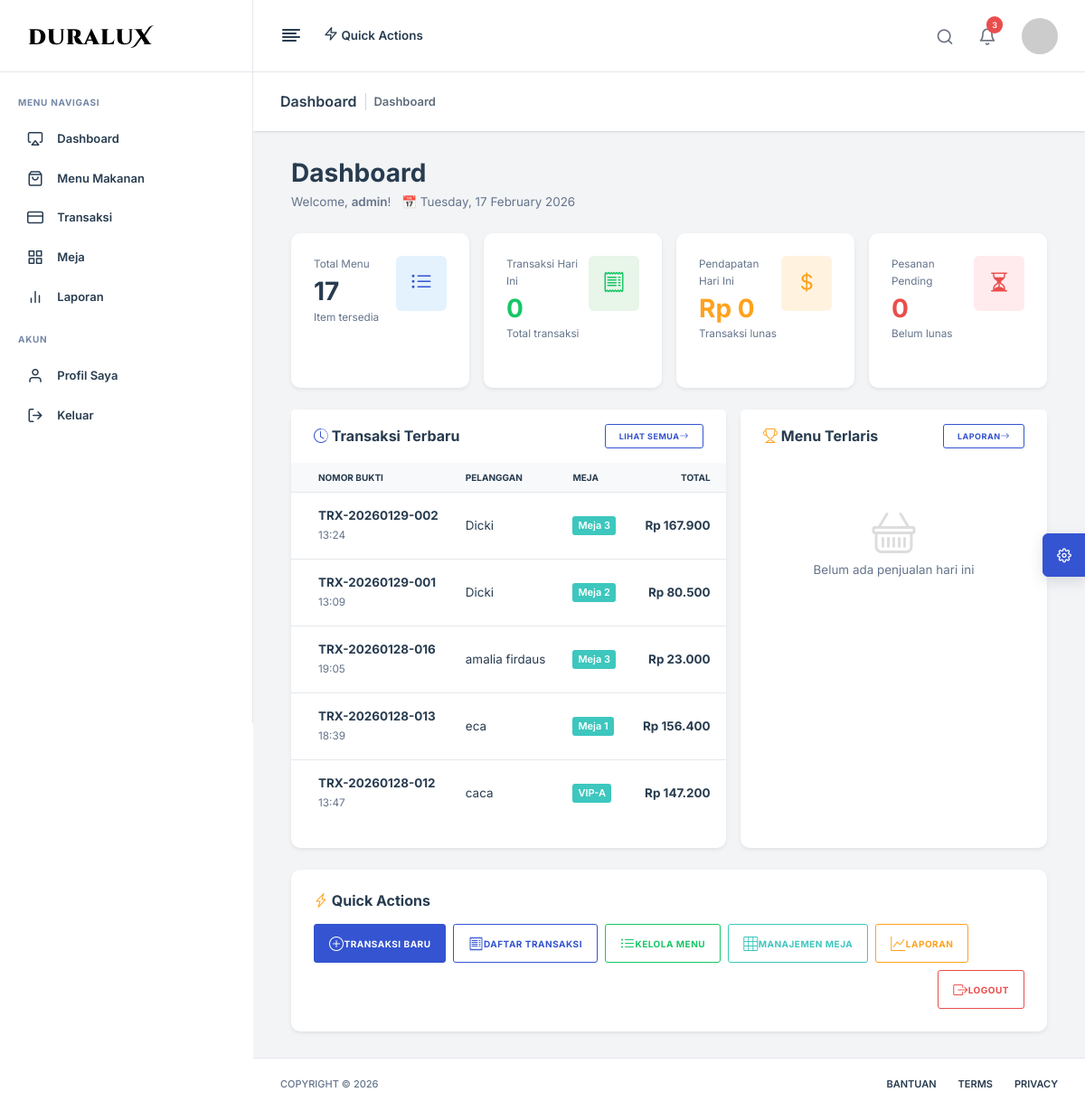
/admin/index.php (signed in), run on the app's committed database.
### tables this page shows
CREATE TABLE `transaksi` (
  `nomor_bukti` varchar(30) NOT NULL,
  `tanggal` date NOT NULL,
  `waktu` time NOT NULL DEFAULT curtime(),
  `id_meja` int(11) DEFAULT NULL,
  `nama_pelanggan` varchar(100) DEFAULT NULL,
  `kasir` varchar(100) DEFAULT NULL COMMENT 'Nama kasir yang membuat transaksi',
  `kasir_bayar` varchar(100) DEFAULT NULL COMMENT 'Nama kasir yang memproses pembayaran',
  `total_bayar` decimal(12,2) NOT NULL DEFAULT 0.00,
  `tax_amount` decimal(12,2) NOT NULL DEFAULT 0.00 COMMENT 'Jumlah pajak',
  `service_amount` decimal(12,2) NOT NULL DEFAULT 0.00 COMMENT 'Biaya service',
  `grand_total` decimal(12,2) NOT NULL DEFAULT 0.00 COMMENT 'Total akhir (sudah include tax & service)',
  `status_bayar` enum('lunas','belum_lunas','pending') NOT NULL DEFAULT 'belum_lunas',
  `metode_pembayaran` enum('tunai','debit_card','qris') DEFAULT NULL COMMENT 'Metode pembayaran yang digunakan',
  `jumlah_bayar` decimal(12,2) DEFAULT NULL COMMENT 'Jumlah uang yang dibayarkan (khusus tunai)',
  `kembalian` decimal(12,2) DEFAULT NULL COMMENT 'Uang kembalian (khusus tunai)',
  `catatan` text DEFAULT NULL,
  `created_at` timestamp NOT NULL DEFAULT current_timestamp()
);

CREATE TABLE `meja` (
  `id_meja` int(11) NOT NULL,
  `nomor_meja` varchar(50) NOT NULL COMMENT 'Nomor/nama meja (contoh: Meja 1, VIP-A)',
  `kapasitas` int(11) NOT NULL DEFAULT 4 COMMENT 'Jumlah kursi/orang yang bisa duduk',
  `status` enum('kosong','terisi','reserved') NOT NULL DEFAULT 'kosong' COMMENT 'Status ketersediaan meja',
  `lokasi` varchar(100) DEFAULT NULL COMMENT 'Lokasi meja (contoh: Lantai 1, Area Outdoor)',
  `deskripsi` text DEFAULT NULL COMMENT 'Keterangan tambahan',
  `created_at` timestamp NOT NULL DEFAULT current_timestamp(),
  `updated_at` timestamp NOT NULL DEFAULT current_timestamp() ON UPDATE current_timestamp()
);

### admin/index.php (the view, shortened to what this page needs)
<?php
require_once '../config/database.php';
$current_user = $_SESSION['username'] ?? 'Admin';
$query_menu = "SELECT COUNT(*) as total FROM menu";
$result_menu = mysqli_query($connection, $query_menu);
$total_menu = mysqli_fetch_assoc($result_menu)['total'];
$today = date('Y-m-d');
$query_transaksi_today = "SELECT COUNT(*) as total FROM transaksi WHERE tanggal = ?";
$stmt = mysqli_prepare($connection, $query_transaksi_today);
mysqli_stmt_bind_param($stmt, "s", $today);
mysqli_stmt_execute($stmt);
$result_transaksi_today = mysqli_stmt_get_result($stmt);
$transaksi_hari_ini = mysqli_fetch_assoc($result_transaksi_today)['total'];
$query_pendapatan_today = "SELECT SUM(grand_total) as total FROM transaksi WHERE tanggal = ? AND status_bayar = 'lunas'";
$stmt = mysqli_prepare($connection, $query_pendapatan_today);
mysqli_stmt_bind_param($stmt, "s", $today);
mysqli_stmt_execute($stmt);
$result_pendapatan = mysqli_stmt_get_result($stmt);
$pendapatan_hari_ini = mysqli_fetch_assoc($result_pendapatan)['total'] ?? 0;
$query_pending = "SELECT COUNT(*) as total FROM transaksi WHERE status_bayar != 'lunas'";
$result_pending = mysqli_query($connection, $query_pending);
$pesanan_pending = mysqli_fetch_assoc($result_pending)['total'];
$query_latest = "SELECT t.*, m.nomor_meja
                 FROM transaksi t
                 LEFT JOIN meja m ON t.id_meja = m.id_meja
                 ORDER BY t.created_at DESC
                 LIMIT 5";
$result_latest = mysqli_query($connection, $query_latest);
$transaksi_terbaru = [];
while ($row = mysqli_fetch_assoc($result_latest)) {
    $transaksi_terbaru[] = $row;
}
$menu_terlaris = [];
?>
<?php include '../views/'.$THEME.'/header.php'; ?>
<?php include '../views/'.$THEME.'/sidebar.php'; ?>
<?php include '../views/'.$THEME.'/topnav.php'; ?>
<?php include '../views/'.$THEME.'/upper_block.php'; ?>
<div class="container-fluid">
    <div class="mb-4">
        <h2 class="mb-1">Dashboard</h2>
        <p class="text-muted mb-0">
            Welcome, <strong><?= htmlspecialchars($current_user) ?></strong>!
            <span class="ms-2">📅 <?= date('l, d F Y') ?></span>
        </p>
    </div>
    <div class="row g-3 mb-4">
        <div class="col-lg-3 col-md-6">
            <div class="card border-0 shadow-sm h-100">
                <div class="card-body">
                    <div class="d-flex justify-content-between align-items-start">
                        <div>
                            <p class="text-muted mb-1 small">Total Menu</p>
                            <h2 class="mb-0 fw-bold"><?= number_format($total_menu) ?></h2>
                            <small class="text-muted">Item tersedia</small>
                        </div>
                        <div class="rounded-3 p-3" style="background-color: #e3f2fd;">
                            <i class="bi bi-list-ul text-primary" style="font-size: 1.5rem;"></i>
                        </div>
                    </div>
                </div>
            </div>
        </div>
        <div class="col-lg-3 col-md-6">
            <div class="card border-0 shadow-sm h-100">
                <div class="card-body">
                    <div class="d-flex justify-content-between align-items-start">
                        <div>
                            <p class="text-muted mb-1 small">Transaksi Hari Ini</p>
                            <h2 class="mb-0 fw-bold text-success"><?= number_format($transaksi_hari_ini) ?></h2>
                            <small class="text-muted">Total transaksi</small>
                        </div>
                        <div class="rounded-3 p-3" style="background-color: #e8f5e9;">
                            <i class="bi bi-receipt text-success" style="font-size: 1.5rem;"></i>
                        </div>
                    </div>
                </div>
            </div>
        </div>
        <div class="col-lg-3 col-md-6">
            <div class="card border-0 shadow-sm h-100">
                <div class="card-body">
                    <div class="d-flex justify-content-between align-items-start">
                        <div>
                            <p class="text-muted mb-1 small">Pendapatan Hari Ini</p>
                            <h2 class="mb-0 fw-bold text-warning">Rp <?= number_format($pendapatan_hari_ini, 0, ',', '.') ?></h2>
                            <small class="text-muted">Transaksi lunas</small>
                        </div>
                        <div class="rounded-3 p-3" style="background-color: #fff3e0;">
                            <i class="bi bi-currency-dollar text-warning" style="font-size: 1.5rem;"></i>
                        </div>
                    </div>
                </div>
            </div>
        </div>
        <div class="col-lg-3 col-md-6">
            <div class="card border-0 shadow-sm h-100">
                <div class="card-body">
                    <div class="d-flex justify-content-between align-items-start">
                        <div>
                            <p class="text-muted mb-1 small">Pesanan Pending</p>
                            <h2 class="mb-0 fw-bold text-danger"><?= number_format($pesanan_pending) ?></h2>
                            <small class="text-muted">Belum lunas</small>
                        </div>
                        <div class="rounded-3 p-3" style="background-color: #ffebee;">
                            <i class="bi bi-hourglass-split text-danger" style="font-size: 1.5rem;"></i>
                        </div>
                    </div>
                </div>
            </div>
        </div>
    </div>
    <div class="row g-3">
        <div class="col-lg-7">
            <div class="card border-0 shadow-sm h-100">
                <div class="card-header bg-white border-0 d-flex justify-content-between align-items-center py-3">
                    <h5 class="mb-0 fw-bold">
                        <i class="bi bi-clock-history text-primary"></i> Transaksi Terbaru
                    </h5>
                    <a href="../transaksi/index.php" class="btn btn-sm btn-outline-primary">
                        Lihat Semua <i class="bi bi-arrow-right"></i>
                    </a>
                </div>
                <div class="card-body p-0">
                    <?php if (empty($transaksi_terbaru)): ?>
                    <div class="text-center py-5">
                        <i class="bi bi-inbox" style="font-size: 3rem; color: #ddd;"></i>
                        <p class="text-muted mt-2 mb-0">Belum ada transaksi hari ini</p>
                        <a href="../transaksi/add.php" class="btn btn-primary btn-sm mt-3">
                            <i class="bi bi-plus-circle"></i> Buat Transaksi
                        </a>
                    </div>
                    <?php else: ?>
                    <div class="table-responsive">
                        <table class="table table-hover mb-0">
                            <thead class="table-light">
                                <tr>
                                    <th>Nomor Bukti</th>
                                    <th>Pelanggan</th>
                                    <th>Meja</th>
                                    <th class="text-end">Total</th>
                                    <th>Status</th>
                                </tr>
                            </thead>
                            <tbody>
                                <?php foreach ($transaksi_terbaru as $trx): ?>
                                <tr>
                                    <td>
                                        <a href="../transaksi/detail.php?nomor_bukti=<?= urlencode($trx['nomor_bukti']) ?>"
                                           class="text-decoration-none fw-bold">
                                            <?= htmlspecialchars($trx['nomor_bukti']) ?>
                                        </a>
                                        <br>
                                        <small class="text-muted">
                                            <?= date('H:i', strtotime($trx['waktu'])) ?>
                                        </small>
                                    </td>
                                    <td><?= htmlspecialchars($trx['nama_pelanggan'] ?: '-') ?></td>
                                    <td>
                                        <?php if ($trx['nomor_meja']): ?>
                                            <span class="badge bg-info"><?= htmlspecialchars($trx['nomor_meja']) ?></span>
                                        <?php else: ?>
                                            <span class="badge bg-secondary">Takeaway</span>
                                        <?php endif; ?>
                                    </td>
                                    <td class="text-end fw-bold">
                                        Rp <?= number_format($trx['grand_total'] ?: $trx['total_bayar'], 0, ',', '.') ?>
                                    </td>
                                    <td>
                                    </td>
                                </tr>
                                <?php endforeach; ?>
                            </tbody>
                        </table>
                    </div>
                    <?php endif; ?>
                </div>
            </div>
        </div>
        <div class="col-lg-5">
            <div class="card border-0 shadow-sm h-100">
                <div class="card-header bg-white border-0 d-flex justify-content-between align-items-center py-3">
                    <h5 class="mb-0 fw-bold">
                        <i class="bi bi-trophy text-warning"></i> Menu Terlaris
                    </h5>
                    <a href="../reports/index.php" class="btn btn-sm btn-outline-primary">
                        Laporan <i class="bi bi-arrow-right"></i>
                    </a>
                </div>
                <div class="card-body">
                    <?php if (empty($menu_terlaris)): ?>
                    <div class="text-center py-4">
                        <i class="bi bi-basket" style="font-size: 3rem; color: #ddd;"></i>
                        <p class="text-muted mt-2 mb-0">Belum ada penjualan hari ini</p>
                    </div>
                    <?php endif; ?>
                </div>
            </div>
        </div>
    </div>
    <div class="row g-3 mt-2">
        <div class="col-12">
            <div class="card border-0 shadow-sm">
                <div class="card-body">
                    <h5 class="card-title fw-bold mb-3">
                        <i class="bi bi-lightning-charge text-warning"></i> Quick Actions
                    </h5>
                    <div class="d-flex gap-2 flex-wrap">
                        <a href="../transaksi/add.php" class="btn btn-primary">
                            <i class="bi bi-plus-circle"></i> Transaksi Baru
                        </a>
                        <a href="../transaksi/index.php" class="btn btn-outline-primary">
                            <i class="bi bi-receipt"></i> Daftar Transaksi
                        </a>
                        <a href="../menu/index.php" class="btn btn-outline-success">
                            <i class="bi bi-list-ul"></i> Kelola Menu
                        </a>
                        <a href="../meja/index.php" class="btn btn-outline-info">
                            <i class="bi bi-grid-3x3"></i> Manajemen Meja
                        </a>
                        <a href="../reports/index.php" class="btn btn-outline-warning">
                            <i class="bi bi-graph-up"></i> Laporan
                        </a>
                        <a href="../logout.php" class="btn btn-outline-danger ms-auto">
                            <i class="bi bi-box-arrow-right"></i> Logout
                        </a>
                    </div>
                </div>
            </div>
        </div>
    </div>
</div>
<?php include '../views/'.$THEME.'/lower_block.php'; ?>
<?php include '../views/'.$THEME.'/footer.php'; ?>

### admin/index.php (style rules this page uses)
.card { transition: transform 0.2s, box-shadow 0.2s; }

### data on the page
transaksi: nomor_bukti "TRX-20260129-002", waktu "13:24", nama_pelanggan "Dicki", id_meja.nomor_meja "Meja 3", grand_total "167.900"
transaksi: nomor_bukti "TRX-20260129-001", waktu "13:09", nama_pelanggan "Dicki", id_meja.nomor_meja "Meja 2", grand_total "80.500"
transaksi: nomor_bukti "TRX-20260128-016", waktu "19:05", nama_pelanggan "amalia firdaus", id_meja.nomor_meja "Meja 3", grand_total "23.000"
transaksi: nomor_bukti "TRX-20260128-013", waktu "18:39", nama_pelanggan "eca", id_meja.nomor_meja "Meja 1", grand_total "156.400"
transaksi: nomor_bukti "TRX-20260128-012", waktu "13:47", nama_pelanggan "caca", id_meja.nomor_meja "VIP-A", grand_total "147.200"

### other printed values
$item['label'] "Dashboard"
$item['label'] "Menu Makanan"
$item['label'] "Transaksi"
$item['label'] "Meja"
$item['label'] "Laporan"
$current_user "admin"
$total_menu "17"
$transaksi_hari_ini "0"
$pendapatan_hari_ini "0"
$pesanan_pending "0"
